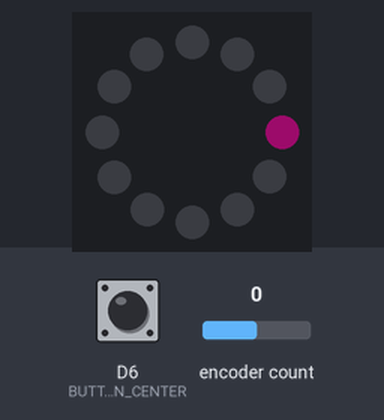
Bench run of a sketch on a simulated Arduino Nano 33 IoT. Parts: 12 RGB LEDs in a ring, first at the top, clockwise. The inputs (shaded band) are chosen by the test bench; at power-on: D6 (BUTTON_PIN_CENTER) HIGH, encoder count 0. Dim RGB values are drawn brighter than linear; random numbers use the default seed unless the sketch sets one; nothing arrives over Bluetooth unless stated.

Above: at 1.2 s.
1.3 s: D6 (BUTTON_PIN_CENTER) pulled LOW for 0.15 s
At 1.97 s:
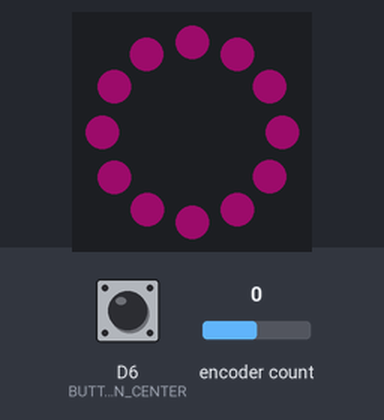
2.0 s: D6 (BUTTON_PIN_CENTER) pulled LOW for 1 s
3.6 s: D6 (BUTTON_PIN_CENTER) pulled LOW for 3.2 s
At 7.8 s:
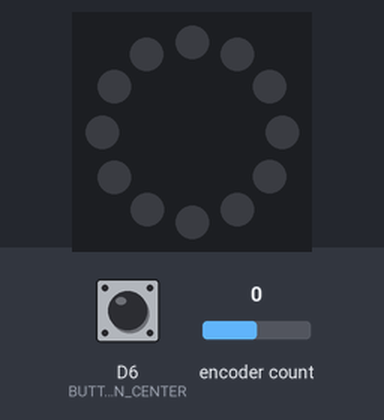
8.3 s: encoder count set to 1
At 9.0 s:
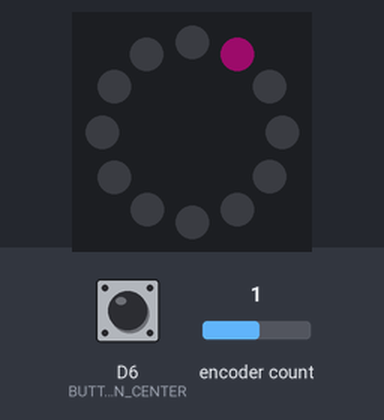
9.8 s: encoder count set to 2
At 10.1 s:
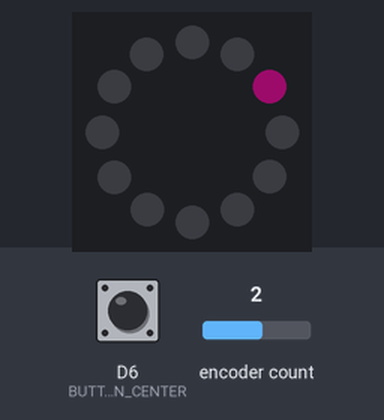
Timing chart, 0 to 12.3 s (numbered marks = the images above; inputs shaded):
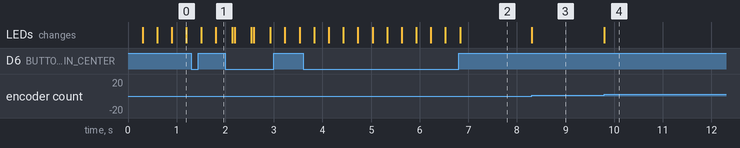

Measured:
- after the input at 8.3 s, the LEDs: change at once (image 3)
- after the input at 9.8 s, the LEDs: change at once (image 4)

The sketch:

pixel_with_ble.ino
```cpp
#include <Adafruit_NeoPixel.h>
#include <RotaryEncoder.h>
#include <ArduinoBLE.h>
#include <ArduinoJson.h>

//  Peripherals
#define NEO_PIXEL_PIN 2
#define ROTARY_ENCA 3
#define ROTARY_ENCB 4
#define BUTTON_PIN_CENTER 6

// Initialization
Adafruit_NeoPixel pixel_ring(12, NEO_PIXEL_PIN, NEO_GRB + NEO_KHZ800);
RotaryEncoder encoder(ROTARY_ENCB, ROTARY_ENCA, RotaryEncoder::LatchMode::FOUR3);

unsigned long previous_millis = 0;
int active_pixel = 0;
int brightness = 0;
int fade_amount = 5;

uint32_t default_color;
uint32_t active_color;

int button_center_state = LOW;
const int BLE_BTN_CENTER_DEFAULT_STATE = 0;

// constants

const int INTERVAL = 30;
const int MAX_BRIGHTNESS = 100;

enum pixelMode { CHASE,
                 TRAIL,
                 FADE,
                 MANUAL };

pixelMode active_light_mode;

// BLE
BLEService input_service("50CB2718-83F9-4EFC-B35B-2544BB24D8B6");
BLEStringCharacteristic rotary_position_characteristic("961C5B3C-4E94-4CEE-84B3-E84A5D036950", BLERead | BLENotify, 25);
BLEStringCharacteristic button_center_characteristic("28E0C7B8-95E4-4C69-939E-0A7BF68606C5", BLERead | BLENotify, 25);
// add some sensors?

BLEService output_service("CD457CC4-F310-4D7B-ADDD-3291067B12EC");
BLEStringCharacteristic color_characteristic("D0DF504E-B877-427C-B014-F22DDEFD387A", BLERead | BLEWrite, 25);
BLEStringCharacteristic mode_characteristic("F4F7790A-6C50-40C6-9A75-37A0F78A6FB3", BLERead | BLEWrite | BLENotify, 25);
// add brightness control

// Setup
void setup() {
  Serial.begin(9600);
  pixel_ring.begin();
  setupPixels();
  pixel_ring.show();

  pinMode(NEO_PIXEL_PIN, OUTPUT);
  digitalWrite(NEO_PIXEL_PIN, LOW);

  pinMode(BUTTON_PIN_CENTER, INPUT_PULLUP);

  if (!BLE.begin()) {
    Serial.println("starting Bluetooth® Low Energy module failed!");

    while (1);
  }

  setupBLE();

  // to remove
  active_light_mode = MANUAL;
  setupInitialColor();

}

// Main Loop
void loop() {
  buttonHandler();
  BLE.poll();

  unsigned long current_millis = millis();

  if (current_millis - previous_millis >= INTERVAL) {
    previous_millis = current_millis;
    lightingModeHandler();
  }

  rotaryHandler();
}
```

ble.ino
```cpp
void setupBLE() {
  BLE.setLocalName("LED Prototype");

  setupInputCharacteristics();
  setupOutputCharacteristics();

  color_characteristic.setEventHandler(BLEWritten, onColorCharacteristicsUpdate);
  mode_characteristic.setEventHandler(BLEWritten, onModeCharacteristicsUpdate);

  BLE.advertise();
}

void setupOutputCharacteristics() {
  // setup
  BLE.setAdvertisedService(output_service);

  output_service.addCharacteristic(color_characteristic);
  output_service.addCharacteristic(mode_characteristic);

  BLE.addService(output_service);

  // initial values
  // color_characteristic initial value is added in setupInitialColor()
  String json = createNotifyValue(0);
  mode_characteristic.writeValue(json);
}

void setupInputCharacteristics() {
  // setup
  BLE.setAdvertisedService(input_service);

  input_service.addCharacteristic(rotary_position_characteristic);
  input_service.addCharacteristic(button_center_characteristic);

  BLE.addService(input_service);

  // initial values
  String rotary_char_value = createNotifyValue(0);
  rotary_position_characteristic.writeValue(rotary_char_value);
}

void onColorCharacteristicsUpdate(BLEDevice central, BLECharacteristic characteristic) {
  int color_r = getValue(color_characteristic.value(), ',', 0).toInt();
  int color_g = getValue(color_characteristic.value(), ',', 1).toInt();
  int color_b = getValue(color_characteristic.value(), ',', 2).toInt();

  default_color = pixel_ring.Color(color_r, color_g, color_b);
  active_color = default_color;

  if (active_light_mode == MANUAL) showLights(true, active_pixel, active_color);
}

void onModeCharacteristicsUpdate(BLEDevice central, BLECharacteristic characteristic) {
  setupPixels();

  JsonDocument doc;
  deserializeJson(doc, mode_characteristic.value());

  int mode = doc[String("value")];

  if (mode == 3) {
    showLights(true, active_pixel, active_color);
  }

  setMode(mode);
}
```

buttons.ino
```cpp
void buttonHandler() {
  // Debounce
  if (digitalRead(BUTTON_PIN_CENTER) == HIGH && button_center_state == LOW) {
    button_center_state = HIGH;
    lightingModeSwitchHandler();

  } else {
    button_center_state = digitalRead(BUTTON_PIN_CENTER);
  }
}
```

lights.ino
```cpp
void setupPixels() {
  active_pixel = 0;
  active_color = default_color;
  pixel_ring.clear();
  pixel_ring.setBrightness(30);
  pixel_ring.show();
}

void lightingModeSwitchHandler() {
  setupPixels();

  if (active_light_mode == MANUAL) {
    showLights(true, active_pixel, active_color);
  }

  switch (active_light_mode) {
    case CHASE:
      active_light_mode = TRAIL;
      break;

    case TRAIL:
      active_light_mode = FADE;
      break;

    case FADE:
      active_light_mode = MANUAL;
      break;

    case MANUAL:
      active_light_mode = CHASE;
      break;
  }

  int mode = (int)(active_light_mode);
  String json = createNotifyValue(mode);
  mode_characteristic.writeValue(json);
}

void lightingModeHandler() {
  switch (active_light_mode) {
    case CHASE:
      colorChase(false);
      break;

    case TRAIL:
      colorChase(true);
      break;

    case FADE:
      colorFade();
      break;

    default:
      break;
  }
}

void showLights(bool show_single_pixel, int pixel_index, uint32_t color) {
  if (show_single_pixel) {
    pixel_ring.clear();
  }

  pixel_ring.setPixelColor(pixel_index, color);
  pixel_ring.show();
}

void colorFade() {
  brightness = brightness + fade_amount;

  if (brightness <= 0 || brightness >= MAX_BRIGHTNESS) {
    fade_amount = -fade_amount;
  }

  pixel_ring.setBrightness(brightness);

  for (int i = 0; i < pixel_ring.numPixels(); i++) {
    showLights(false, i, active_color);
  }
}

void colorChase(bool show_trail) {
  showLights(!show_trail, active_pixel, active_color);
  active_pixel++;

  if (active_pixel > pixel_ring.numPixels()) {
    active_pixel = 0;
    active_color = ((show_trail && active_color) == 0) ? default_color : 0;
  }
}
```

rotary.ino
```cpp
void rotaryHandler() {
  if (active_light_mode != MANUAL) return;

  encoder.tick();

  static int position = 0;
  int new_position = encoder.getPosition();
  int direction = (int)(encoder.getDirection());

  if (position != new_position) {
    if (direction == 1) {
      // clockwise
      if (active_pixel < pixel_ring.numPixels() - 1) {
        active_pixel++;
      } else {
        active_pixel = 0;
      }

    } else if (direction == -1) {
      // counter-clockwise
      if (active_pixel > 0) {
        active_pixel--;
      } else {
        active_pixel = pixel_ring.numPixels() - 1;
      }
    }

    position = new_position;
    String value = createNotifyValue(position);
    rotary_position_characteristic.writeValue(value);
    showLights(true, active_pixel, active_color);
  }
}
```

utility.ino
```cpp
String getValue(String data, char separator, int index) {
  int found = 0;
  int strIndex[] = { 0, -1 };
  int maxIndex = data.length() - 1;

  for (int i = 0; i <= maxIndex && found <= index; i++) {
    if (data.charAt(i) == separator || i == maxIndex) {
      found++;
      strIndex[0] = strIndex[1] + 1;
      strIndex[1] = (i == maxIndex) ? i + 1 : i;
    }
  }
  return found > index ? data.substring(strIndex[0], strIndex[1]) : "";
}

void setupInitialColor() {
  int r = random(255);
  int g = random(255);
  int b = random(255);

  default_color = pixel_ring.Color(r, g, b);
  active_color = default_color;

  String color_value = createColorValue(r, g, b);
  color_characteristic.writeValue(color_value);
}

void setMode(int modeIndex) {
  switch (modeIndex) {
    case 0:
      active_light_mode = CHASE;
      break;

    case 1:
      active_light_mode = TRAIL;
      break;

    case 2:
      active_light_mode = FADE;
      break;

    case 3:
      active_light_mode = MANUAL;
      break;

    default:
      break;
  }
}

String createColorValue(int r, int g, int b) {
  JsonDocument doc;
  doc[String("r")] = r;
  doc[String("g")] = g;
  doc[String("b")] = b;

  String output;
  serializeJson(doc, output);

  return output;
}

String createNotifyValue(bool value) {
  JsonDocument doc;
  doc[String("value")] = value;

  String output;
  serializeJson(doc, output);

  return output;
}

String createNotifyValue(int value) {
  JsonDocument doc;
  doc[String("value")] = value;

  String output;
  serializeJson(doc, output);

  return output;
}

String createNotifyValue(String value) {
  JsonDocument doc;
  doc[String("value")] = value;

  String output;
  serializeJson(doc, output);

  return output;
}
```
